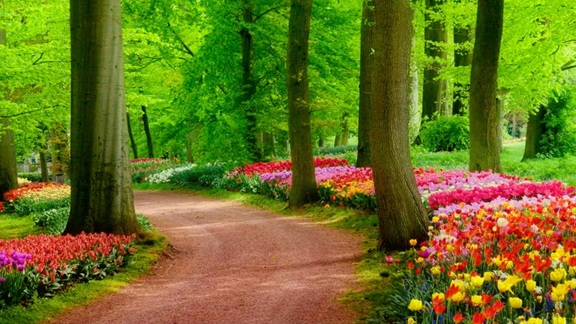
#> input picture img/Nature.jpg, 576 x 324 px, found by its file name
$ python 'change color space_3.py'
#> lines starting #> are read from the running program, lines starting #| are printed output that depends on the picture
from PIL import Image
from pathlib import Path


def convert_for_specific_use(image_path):
    img = Image.open(image_path)
#> img is the input picture: PIL image 576x324 RGB; mean R, G, B 107.1, 114, 33.2

    print(f"Original image - Mode: {img.mode}, Size: {img.size}")
#| Original image - Mode: RGB, Size: (576, 324)

    save_dir = Path(r"D:\aba_git\pillow_course\save")
    save_dir.mkdir(parents=True, exist_ok=True)

    # 1. Convert for computer vision (typically grayscale)
    gray_for_cv = img.convert("L")
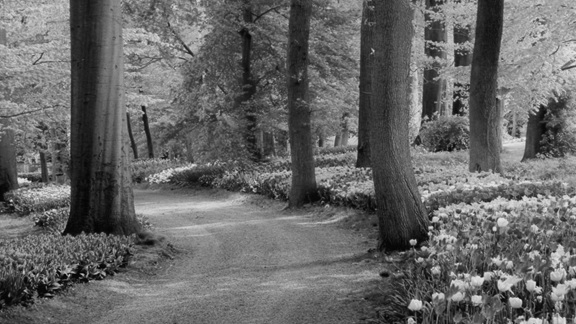
#> gray_for_cv: PIL image 576x324 L; min 2, max 233, mean 102.7
    gray_for_cv.save(save_dir / "for_computer_vision.jpg")
    print(f"For computer vision: Mode {gray_for_cv.mode}")
#| For computer vision: Mode L

    # 2. Convert for printing (CMYK)
    cmyk_for_print = img.convert("CMYK")
    cmyk_for_print.save(save_dir / "for_print.tif")
    print(f"For printing: Mode {cmyk_for_print.mode}")
#| For printing: Mode CMYK

    # 3. Convert for web
    rgb_for_web = img.convert("RGB")
    rgb_for_web.save(save_dir / "for_web.jpg", quality=85, optimize=True)
    print(f"For web: Mode {rgb_for_web.mode}")
#| For web: Mode RGB

    # 4. Convert to pure black and white (for text)
    bw_for_text = img.convert("1")
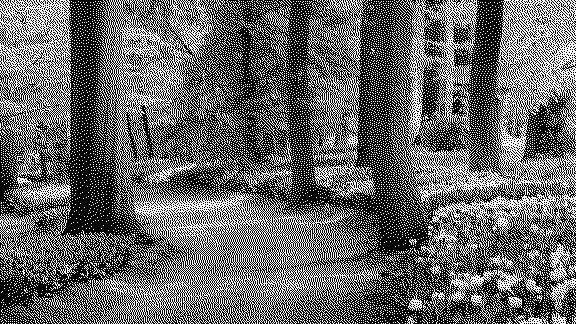
#> bw_for_text: PIL image 576x324 1; 40.1% white in thin lines or dots
    bw_for_text.save(save_dir / "for_text.png")
    print(f"For text: Mode {bw_for_text.mode}")
#| For text: Mode 1


# Call the function
convert_for_specific_use(r"D:\aba_git\pillow_course\img\Nature.jpg")
